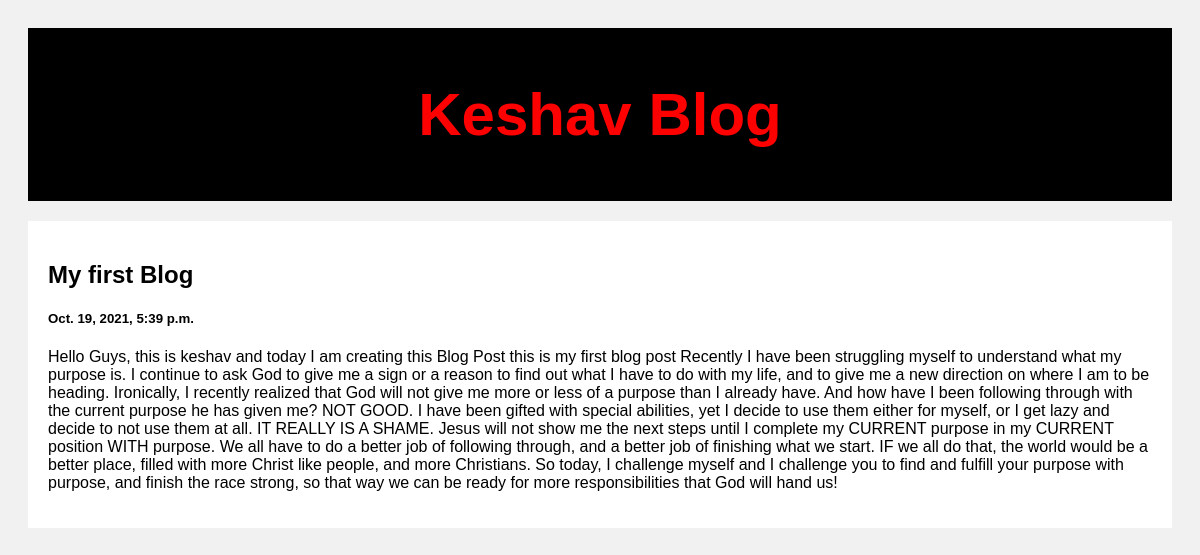
/post/1, run on the app's committed database.
### Posts/models.py (models this page shows, shortened)
class Post(models.Model):
    title=models.CharField(max_length=200)
    body=models.CharField(max_length=1000000)
    created_date=models.DateTimeField(default=datetime.now,blank=True)

### Posts/views.py (the view)
# urls.py: path('post/<str:pk>',views.post,name='post')
def post(request,pk):
    posts=Post.objects.get(id=pk)
    return render(request,'post.html',{'posts':posts})

### templates/post.html (shortened to what this page needs)
<!DOCTYPE html>
<html>
<head>
</head>
<body>
<div class="header">
  <h2 class="heading">Keshav Blog</h2>
</div>
<div class="row">
  <div class="leftcolumn">
    <div class="card">
        <h2>{{posts.title}}</h2>
        <h5>{{posts.created_date}}</h5>
        <p>{{posts.body}}</p>
    </div>
  </div>
</div>
</body>
</html>

### templates/post.html (style rules this page uses)
* { box-sizing: border-box; }
body { font-family: Arial; padding: 20px; background: #f1f1f1; }
.header { padding: 2px; font-size: 40px; text-align: center; background: black; }
.heading { color: red; }
.leftcolumn { float: left; width: 100%; }
.card { background-color: white; padding: 20px; margin-top: 20px; }
.row:after { content: ""; display: table; clear: both; }

### data on the page
Post: title "My first Blog", created_date "Oct. 19, 2021, 5:39 p.m.", body "Hello Guys, this is keshav and today I am creating this Blog Post this is my first blog post Recently I have been struggling myself to understand what my purpose is. I continue to ask God to give me a sign or a reason to find out what I have to do with my life, and to give me a new direction on where I am to be heading. Ironically, I recently realized that God will not give me more or less of a purpose than I already have. And how have I been following through with the current purpose he has given me? NOT GOOD. I have been gifted with special abilities, yet I decide to use them either for myself, or I get lazy and decide to not use them at all. IT REALLY IS A SHAME. Jesus will not show me…"
